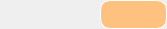
<?xml version="1.0" encoding="UTF-8"?>
<ui version="4.0">
 <class>MessSentContentForm</class>
 <widget class="QFrame" name="MessSentContentForm">
  <property name="geometry">
   <rect>
    <x>0</x>
    <y>0</y>
    <width>167</width>
    <height>29</height>
   </rect>
  </property>
  <property name="sizePolicy">
   <sizepolicy hsizetype="Minimum" vsizetype="Minimum">
    <horstretch>0</horstretch>
    <verstretch>0</verstretch>
   </sizepolicy>
  </property>
  <property name="windowTitle">
   <string>Frame</string>
  </property>
  <layout class="QHBoxLayout" name="horizontalLayout">
   <property name="spacing">
    <number>0</number>
   </property>
   <property name="leftMargin">
    <number>0</number>
   </property>
   <property name="topMargin">
    <number>0</number>
   </property>
   <property name="rightMargin">
    <number>0</number>
   </property>
   <property name="bottomMargin">
    <number>0</number>
   </property>
   <item>
    <spacer name="mess_spacerMax">
     <property name="orientation">
      <enum>Qt::Horizontal</enum>
     </property>
     <property name="sizeType">
      <enum>QSizePolicy::Minimum</enum>
     </property>
     <property name="sizeHint" stdset="0">
      <size>
       <width>100</width>
       <height>10</height>
      </size>
     </property>
    </spacer>
   </item>
   <item>
    <widget class="QLabel" name="mess_label">
     <property name="sizePolicy">
      <sizepolicy hsizetype="Minimum" vsizetype="Minimum">
       <horstretch>0</horstretch>
       <verstretch>0</verstretch>
      </sizepolicy>
     </property>
     <property name="minimumSize">
      <size>
       <width>0</width>
       <height>0</height>
      </size>
     </property>
     <property name="styleSheet">
      <string notr="true">background-color: #ffc180;
border: 1px solid white;
border-radius: 10px;
padding: 5px;
font-size: 14px;</string>
     </property>
     <property name="frameShadow">
      <enum>QFrame::Plain</enum>
     </property>
     <property name="text">
      <string/>
     </property>
     <property name="textFormat">
      <enum>Qt::AutoText</enum>
     </property>
     <property name="scaledContents">
      <bool>false</bool>
     </property>
     <property name="wordWrap">
      <bool>true</bool>
     </property>
     <property name="textInteractionFlags">
      <set>Qt::LinksAccessibleByMouse|Qt::TextSelectableByMouse</set>
     </property>
    </widget>
   </item>
  </layout>
 </widget>
 <resources/>
 <connections/>
</ui>
